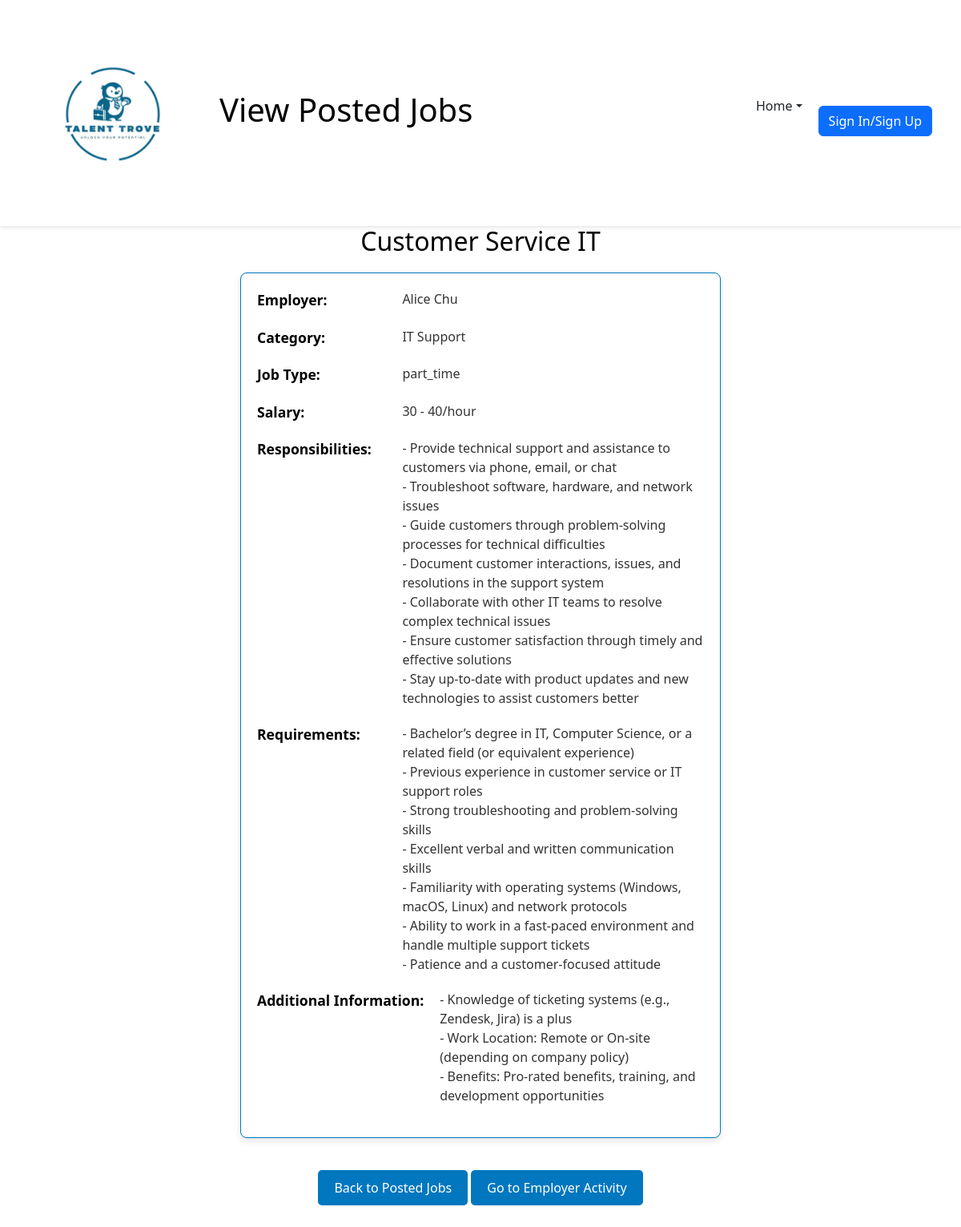
Screenshot of /view_job.php?L_ID=1 (signed in) with the database file from the repository.
### tables this page shows
CREATE TABLE `job_listing` (
  `L_ID` int(11) NOT NULL,
  `E_ID` int(11) NOT NULL,
  `C_ID` int(11) NOT NULL,
  `Job_Name` varchar(100) NOT NULL,
  `Job_Type` text DEFAULT NULL,
  `Salary` text DEFAULT NULL,
  `Job_Responsibilities` text DEFAULT NULL,
  `Requirement` text DEFAULT NULL,
  `Add_On` text DEFAULT NULL,
  `status` enum('available','unavailable') NOT NULL DEFAULT 'available',
  `Created_at` timestamp NOT NULL DEFAULT current_timestamp(),
  `view_count` int(11) DEFAULT 0
);

CREATE TABLE `employer` (
  `E_ID` int(11) NOT NULL,
  `E_Name` varchar(100) NOT NULL,
  `E_Email` varchar(256) NOT NULL,
  `E_PhoneNo` varchar(11) DEFAULT NULL,
  `About_Company` text DEFAULT NULL,
  `Location` varchar(256) NOT NULL,
  `E_profile_image` varchar(255) DEFAULT NULL
);

CREATE TABLE `category` (
  `C_ID` int(11) NOT NULL,
  `C_Name` varchar(100) NOT NULL
);

### view_job.php (the view, shortened to what this page needs)
<?php
$host = 'localhost';
$db = 'job_portal';
$user = 'root';
$pass = '';
$conn = new mysqli($host, $user, $pass, $db);
$job_id = $_GET['L_ID'];
$sql = "SELECT jl.L_ID, jl.Job_Name, jl.Job_Type, jl.Salary,
               jl.Job_Responsibilities, jl.Requirement, jl.Add_On,
               c.C_Name AS Category, e.E_Name AS Employer_Name
        FROM job_listing jl
        INNER JOIN category c ON jl.C_ID = c.C_ID
        INNER JOIN employer e ON jl.E_ID = e.E_ID
        WHERE jl.L_ID = ? AND jl.E_ID = ?";
$stmt = $conn->prepare($sql);
$stmt->bind_param("ii", $job_id, $_SESSION['employer_id']);
$stmt->execute();
$result = $stmt->get_result();
if ($result && $result->num_rows > 0) {
    $job_details = $result->fetch_assoc();
} else {
    echo '<script>
        alert("No job found or you do not have permission to view this job.");
        window.location.href = "MyActivityEmployer.php";  // Redirect to posted jobs
    </script>';
    exit();
}
?>
<!DOCTYPE html>
<html lang="en">
<head>
    <link rel="stylesheet" href="view_job.css?v=1">
    <link href="https://cdn.jsdelivr.net/npm/bootstrap@5.3.3/dist/css/bootstrap.min.css" rel="stylesheet">
</head>
<body>
    <header class="d-flex align-items-center justify-content-between p-3">
        <div class="d-flex align-items-center">
            <img src="TT_logo.png" alt="Talent Trove Logo" class="logo me-2">
            <a class="site-name" href="index.php"><h1>View Posted Jobs</h1></a>
        </div>
        <nav class="d-flex justify-content-end">
            <ul class="navbar-nav">
                <li class="nav-item dropdown">
                    <a class="nav-link dropdown-toggle" href="#" role="button" data-bs-toggle="dropdown" aria-expanded="false">Home</a>
                </li>
            </ul>
            <ul class="d-flex">
                <li class="nav-item">
                    <a href="login.php" class="btn btn-primary" id="loginButton">Sign In/Sign Up</a>
                </li>
            </ul>
        </nav>
    </header>
<h2 class="job-title"><?php echo htmlspecialchars($job_details['Job_Name']); ?></h2>
<div class="job-details-container">
    <div class="info-item">
        <strong>Employer:</strong>
        <span><?php echo htmlspecialchars($job_details['Employer_Name']); ?></span>
    </div>
    <div class="info-item">
        <strong>Category:</strong>
        <span><?php echo htmlspecialchars($job_details['Category']); ?></span>
    </div>
    <div class="info-item">
        <strong>Job Type:</strong>
        <span><?php echo htmlspecialchars($job_details['Job_Type']); ?></span>
    </div>
    <div class="info-item">
        <strong>Salary:</strong>
        <span><?php echo htmlspecialchars($job_details['Salary']); ?></span>
    </div>
    <div class="info-item">
        <strong>Responsibilities:</strong>
        <span><?php echo nl2br(htmlspecialchars($job_details['Job_Responsibilities'])); ?></span>
    </div>
    <div class="info-item">
        <strong>Requirements:</strong>
        <span><?php echo nl2br(htmlspecialchars($job_details['Requirement'])); ?></span>
    </div>
    <div class="info-item">
        <strong>Additional Information:</strong>
        <span><?php echo nl2br(htmlspecialchars($job_details['Add_On'])); ?></span>
    </div>
</div>
<div class="back-btn-container">
    <a href="JobsPosted.php" class="btn-primary">Back to Posted Jobs</a>
    <a href="EmployerActivity.php" class="btn-primary">Go to Employer Activity</a>
</div>
<br>
<br>
</body>
</html>

### view_job.css (style rules this page uses)
body { font-family: Arial, sans-serif; margin: 0; padding: 0; }
header { background-color: #fff; box-shadow: 0 2px 4px rgba(0, 0, 0, 0.1); display: flex; justify-content: space-between; align-items: center; padding: 1rem 5%; }
.logo { width: 250px; height: auto; }
.site-name { text-decoration: none; color: black; }
nav { flex-grow: 1; display: flex; justify-content: center; }
nav ul { list-style-type: none; display: flex; margin: 0; padding: 0; }
nav ul li { margin-right: 20px; }
nav ul li a { text-decoration: none; color: #333; }
.dropdown-toggle { display: flex; align-items: center; background-color: transparent; border: none; cursor: pointer; }
.dropdown { position: relative; display: inline-block; }
.job-title { text-align: center; font-size: 2rem; color: black; margin-bottom: 20px; }
.info-item { margin-bottom: 20px; display: flex; justify-content: space-between; gap: 20px; }
.info-item strong { flex-basis: 30%; font-size: 1.1rem; color: black; font-weight: bold; white-space: nowrap; }
.info-item span { flex-basis: 70%; font-size: 1rem; color: #333; word-wrap: break-word; }
.back-btn-container { text-align: center; }
.btn-primary { display: inline-block; background-color: #0077be; color: white; padding: 10px 20px; border-radius: 5px; text-decoration: none; text-align: center; transition: background-color 0.3s ease; margin-top: 20px; }
.job-details-container { width: 100%; max-width: 600px; margin: 0 auto 20px; padding: 20px; background-color: #fff; border: 1px solid #0077be; border-radius: 8px; box-shadow: 0 4px 8px rgba(0, 0, 0, 0.1); }

### rows the page displays
job_listing: Job_Name "Customer Service IT", E_ID.E_Name "Alice Chu", C_ID.C_Name "IT Support", Job_Type "part_time", Salary "30 - 40/hour", Job_Responsibilities "- Provide technical support and assistance to customers via phone, email, or chat - Troubleshoot software, hardware, and network issues - Guide customers through problem-solving processes for technical difficulties - Document customer interactions, issues, and resolutions in the support system - Collaborate with other IT teams to resolve complex technical issues - Ensure customer satisfaction through timely and effective solutions - Stay up-to-date with product updates and new technologies to assist customers better", Requirement "- Bachelor’s degree in IT, Computer Science, or a related field (or equivalent experience) - Previous experience in customer service or IT support roles - Strong troubleshooting and problem-solving skills - Excellent verbal and written communication skills - Familiarity with operating systems (Windows, macOS, Linux) and network protocols - Ability to work in a fast-paced environment and handle multiple support tickets - Patience and a customer-focused attitude", Add_On "- Knowledge of ticketing systems (e.g., Zendesk, Jira) is a plus - Work Location: Remote or On-site (depending on company policy) - Benefits: Pro-rated benefits, training, and development opportunities"
